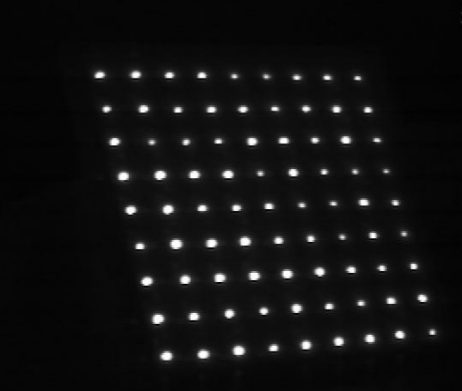
#> input picture image_enhancement/novel_calib/ir.png, 462 x 391 px
$ python test.py   (older library calls are emulated)
#> lines starting #> are read from the running program, lines starting #| are printed output that depends on the picture; after the words box and inside, x2 and y2 are one past the last pixel; in counts of white or black regions, pixels touching at a corner belong together
import cv2
import numpy as np
import math

pi=3.14159

img = cv2.imread('ir.png',0)
#> img is the input picture: shape (391, 462); min 1, max 254, mean 17.2
ret2,th2 = cv2.threshold(img,0,255,cv2.THRESH_BINARY+cv2.THRESH_OTSU)
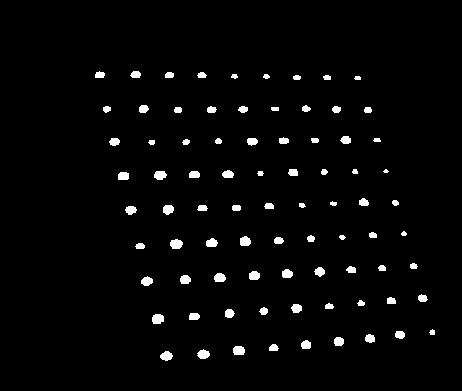
#> th2: shape (391, 462); 2.5% white; 81 white regions (1 under 20 px)
#> ret2 = 102
contours,hierarchy = cv2.findContours(th2,cv2.RETR_TREE,cv2.CHAIN_APPROX_NONE)
#> contours = 81 contours, 12 with area under 20; largest, box (x1, y1, x2, y2) and area: (170, 239, 183, 249) 86, (152, 314, 164, 324) 85, (233, 346, 245, 355) 79, (160, 351, 173, 361) 76, (197, 349, 210, 359) 76
cv2.imshow('ir_image',img)
cv2.waitKey(0)

#center of the contours or estimated image points of the world coordinates
coord = []
coord1 = []
i=len(contours)-1
#> i = 80
while i>=0:
	cnt = contours[i]
	M = cv2.moments(cnt)
	x = M['m10']/M['m00']
	y = M['m01']/M['m00']
	coord.append([int(x),int(y)])
	coord1.append([int(x*math.cos(pi/18)-y*math.sin(pi/18)),int(x*math.sin(pi/18)+y*math.cos(pi/18))])
	i-=1
#> this loop made 81 passes
#> (x, y, i) on passes 1 to 12: (99.44, 74.46, 79), (135.3, 74.12, 78), (169, 74.66, 77), (201.5, 74.73, 76), (234.1, 75.85, 75), (266, 75.99, 74), (296.5, 77.12, 73), (326.7, 77.12, 72), (357.2, 77.57, 71), (143.2, 108.5, 70), (305.7, 108.3, 69), (106.4, 108.7, 68)
#> after the loop, coord = 81 pairs, first value 99 to 431, second value 74 to 355; coord1 = 81 pairs, first value 84 to 367, second value 90 to 401; i = -1

coord1 = sorted(coord1)

for ind, cont in enumerate(contours):
    elps = cv2.fitEllipse(cont)
    cv2.ellipse(th2,elps,(255,0,0),2)
#> this loop made 81 passes
#> elps on passes 1 to 12: ((166, 355.6), (8.68, 11.66), 84.16), ((203, 353.9), (8.53, 11.8), 88.37), ((238.4, 350.1), (8.8, 11.91), 93.35), ((273.3, 347.4), (6.52, 9.22), 84.65), ((305.6, 344.4), (8.39, 9.62), 87.51), ((338.4, 341.1), (8.6, 9.67), 88.2), ((369.6, 338.1), (7.88, 9.6), 100.4), ((399.5, 334.4), (7.31, 9.66), 98.91), ((431.9, 331.9), (5.12, 5.12), 45), ((157.4, 318.5), (9.46, 11.89), 77.69), ((193.7, 316.1), (6.66, 11.09), 86.69), ((229, 313), (8.42, 8.96), 74.49)
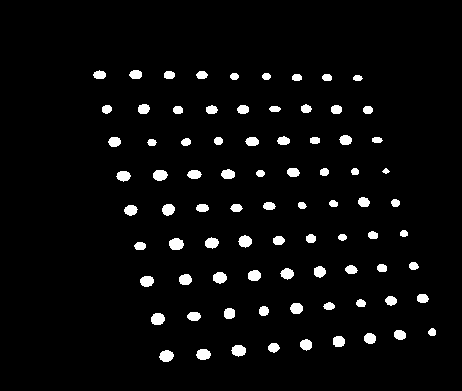
#> th2: shape (391, 462); 3.9% white; 81 white regions, largest, box (x1, y1, x2, y2) and area: (169, 238, 184, 250) 144, (151, 313, 165, 325) 137, (159, 350, 174, 362) 135


cv2.imshow('ellipses',th2)
cv2.waitKey(0)


font = cv2.FONT_HERSHEY_SIMPLEX
#> font = 0
i=0
dummy = cv2.imread("ir.png")
while i<len(contours):
	temp = coord[i]
	cv2.circle(dummy,(temp[0],temp[1]), 2, (0,0,255), -1)
	i+=1
#> this loop made 81 passes
#> temp on passes 1 to 12: [99, 74], [135, 74], [169, 74], [201, 74], [234, 75], [265, 75], [296, 77], [326, 77], [357, 77], [143, 108], [305, 108], [106, 108]
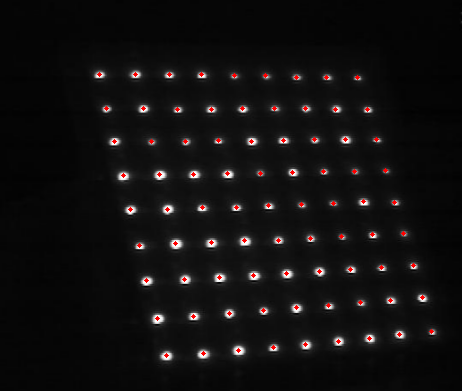
#> dummy: shape (391, 462, 3); 0.58% of pixels changed, all inside (x1, y1, x2, y2) = (97, 72, 434, 358)
#> after the loop, i = 81

cv2.imshow('with centre of mass',dummy)
cv2.waitKey(0)
cv2.destroyAllWindows()

i=0
while i<len(contours):
	temp = coord1[i]
	cv2.putText(dummy,str(i),(int(temp[0]*math.cos(-pi/18)-temp[1]*math.sin(-pi/18)),int(temp[0]*math.sin(-pi/18)+temp[1]*math.cos(-pi/18))), font,0.5,(255,255,0),1,cv2.CV_AA)
	i+=1
#> this loop made 81 passes
#> temp on passes 1 to 12: [84, 90], [85, 125], [87, 159], [90, 194], [92, 229], [95, 266], [95, 301], [99, 340], [101, 379], [120, 96], [122, 131], [124, 166]
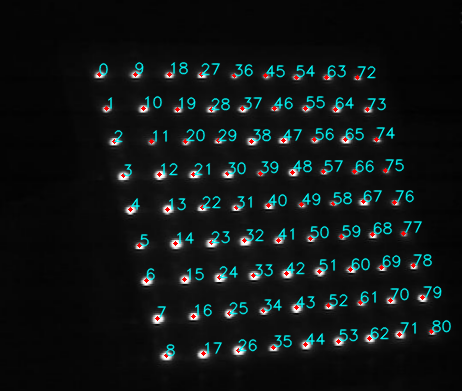
#> dummy: shape (391, 462, 3); 6.19% of pixels changed, all inside (x1, y1, x2, y2) = (98, 61, 452, 357)
#> after the loop, i = 81

cv2.imshow('numbering',dummy)
cv2.waitKey(0)
cv2.destroyAllWindows()

# prepare object points, like (0,0,0), (1,0,0), (2,0,0) ....,(6,5,0)
objp = np.zeros((6*9,3), np.float32)
objp[:,:2] = np.mgrid[0:9,0:6].T.reshape(-1,2)
